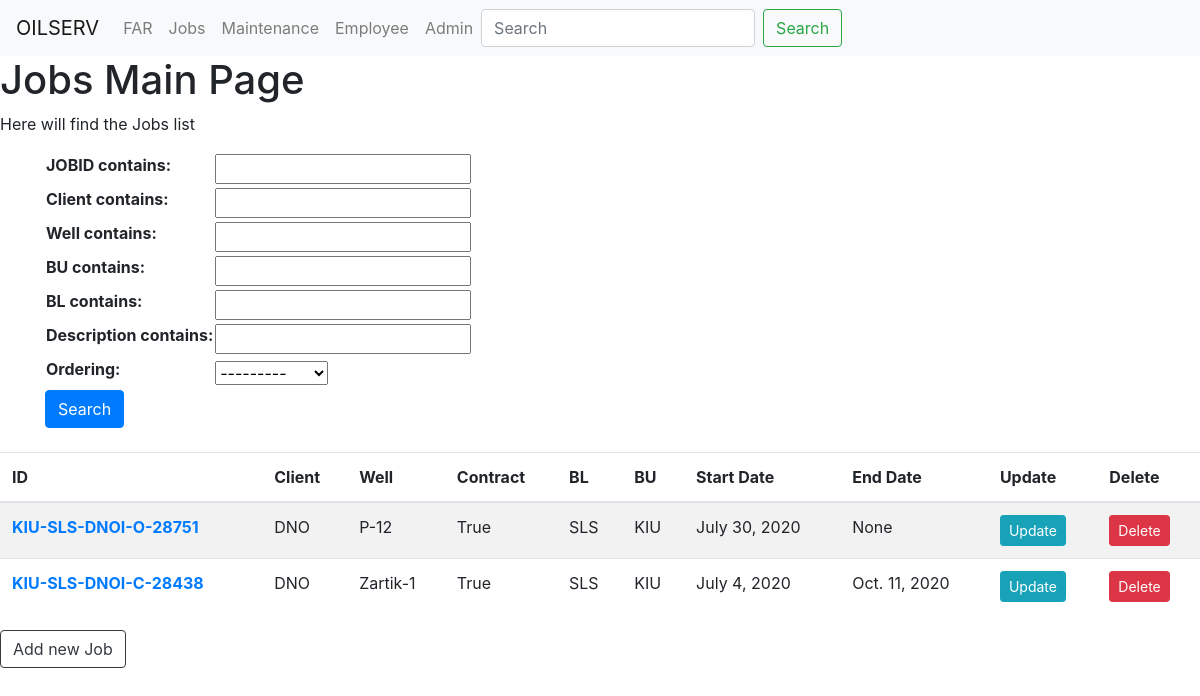
The app's page /Jobs/ with its own data.
### Jobs/models.py (models this page shows, shortened)
class JobsDB(models.Model):
    JOBID = models.CharField(max_length = 20 ,unique=True,blank=False)
    client = models.CharField(max_length=255,blank=False)
    field = models.CharField(max_length=255,blank=True, null=True)
    well = models.CharField(max_length=255,blank=False, null=True)
    country = models.CharField(max_length=255,blank=False,default='Iraq')
    BU = models.CharField(max_length= 3, default='KIU', null=True, blank=True)
    BL = models.CharField(max_length= 3, default='SWT', null=True, blank=True)
    description = models.CharField(max_length= 800, blank=True, null=True)
    isContract = models.BooleanField(default=True, null=True, blank=True)
    startDate = models.DateField(null=True, blank=True)
    endDate = models.DateField(blank=True,null=True)
    class Meta:
        ordering = ['client']

### Jobs/views.py (the view)
# urls.py: path('', views.JobsHomePage.as_view(), name='jobs'),
class JobsHomePage(ListView):
    template_name = 'Jobs/jobs_page.html'
    queryset = JobsDB.objects.all()
    context_object_name = 'jobs_all'
    def get_context_data(self, **kwargs):
        context = super().get_context_data(**kwargs)
        context['filter'] = Jobsfilter(self.request.GET, queryset=self.queryset)
        return context

### Jobs/templates/Jobs/jobs_page.html
{% extends 'base.html' %}
{% block body_block %}
<h1>Jobs Main Page</h1>
<p>Here will find the Jobs list </p>
<div class="container" >
	<form  method="GET" >
		<table>
			{{ filter.form.as_table}}
		</table>
		<button type="submit" class="btn btn-primary" >Search</button>
	</form>
</div>
<br>
<table class="table table-striped">
	<thead>
		<tr>
			<th scope="col">ID</th>
			<th scope="col">Client</th>
			<th scope="col">Well</th>
			<th scope="col">Contract</th>
			<th scope="col">BL</th>
			<th scope="col">BU</th>
			<th scope="col">Start Date</th>
			<th scope="col">End Date</th>
			<th scope="col">Update</th>
			<th scope="col">Delete</th>
		</tr>
	</thead>
	<tbody>
		{% for fa in filter.qs %}
		<tr>
			<th scope="row"> <a href="{% url 'jobs_detail' pk=fa.pk  %}">{{ fa.JOBID }}</a></th>
			<td>{{ fa.client  }}</td>
			<td>{{ fa.well  }}</td>
			<td>{{ fa.isContract }}</td>
			<td>{{ fa.BL }}</td>
			<td>{{ fa.BU}}</td>
			<td>{{ fa.startDate}}</td>
			<td>{{ fa.endDate}}</td>
			<td><a href="{% url 'jobs_update' pk=fa.pk  %}" class="btn btn-info btn-sm">Update</a></td>
			<td><a href="{% url 'jobs_delete' pk=fa.pk  %}"class="btn btn-danger btn-sm">Delete</a></td>
		</tr>
		{% endfor %}
	</tbody>
</table >
<a class="btn btn-outline-dark" href="{% url 'jobs_new' %}">Add new Job</a>
{% endblock %}

### records on screen
JobsDB: JOBID "KIU-SLS-DNOI-O-28751", client "DNO", well "P-12", isContract "True", BL "SLS", BU "KIU", startDate "July 30, 2020", endDate "None"
JobsDB: JOBID "KIU-SLS-DNOI-C-28438", client "DNO", well "Zartik-1", isContract "True", BL "SLS", BU "KIU", startDate "July 4, 2020", endDate "Oct. 11, 2020"
